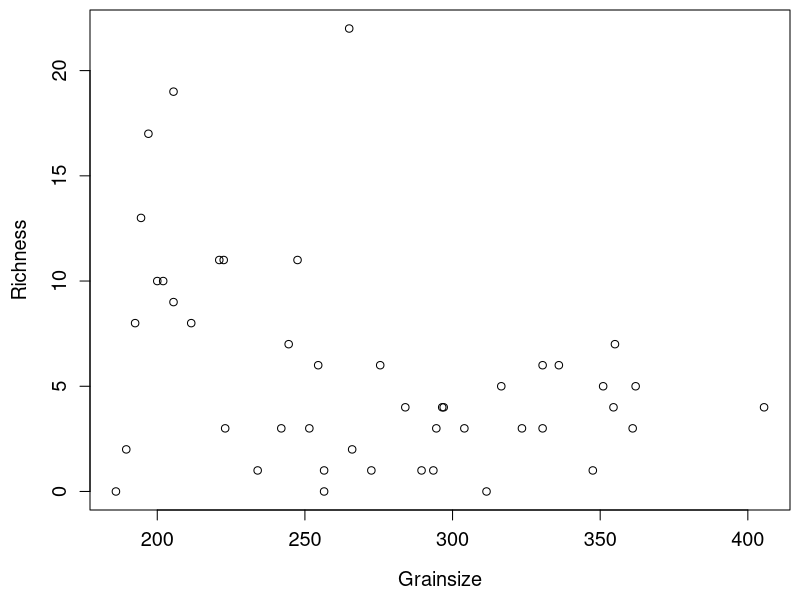
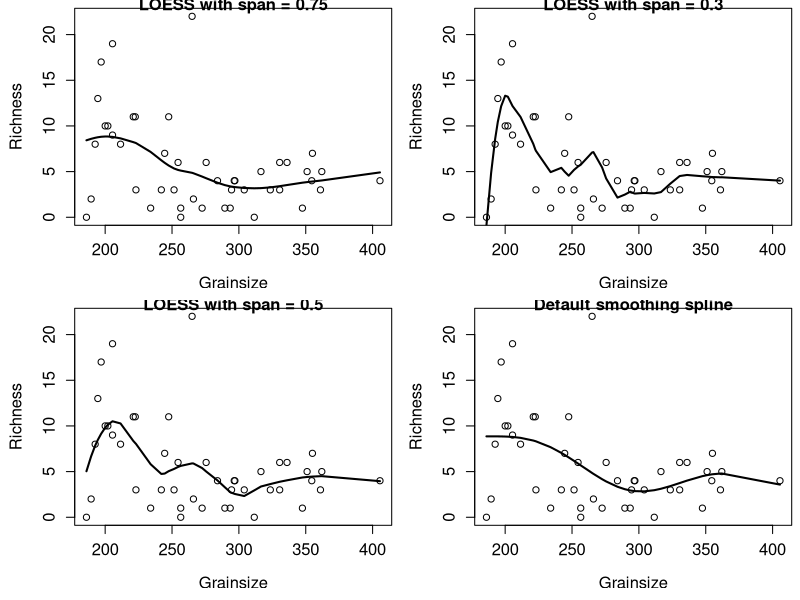
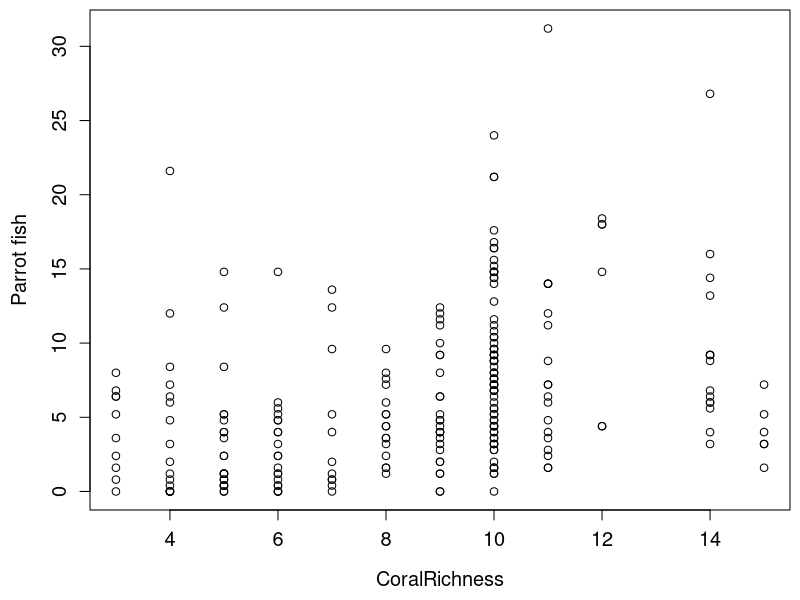
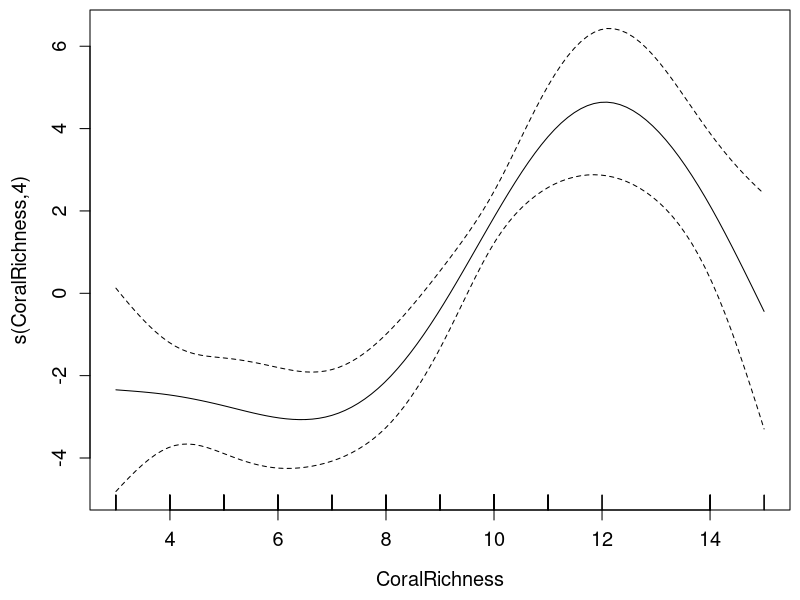
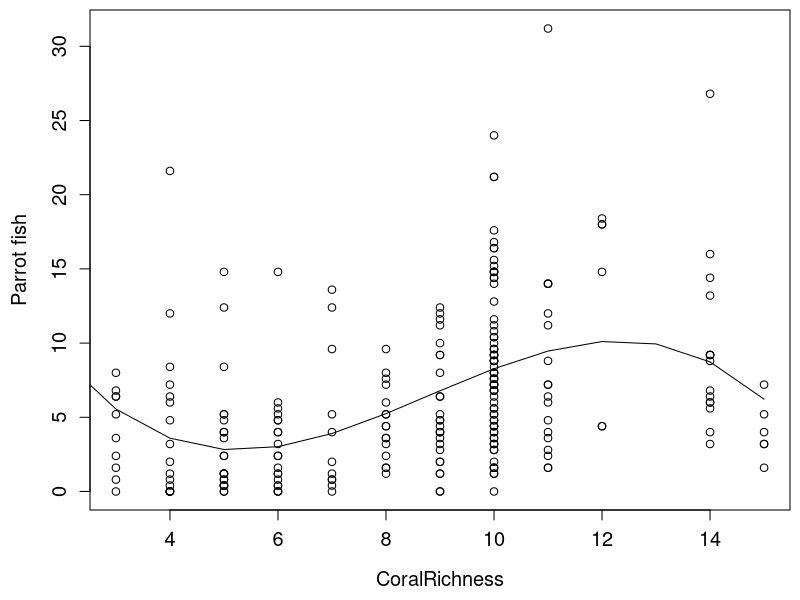
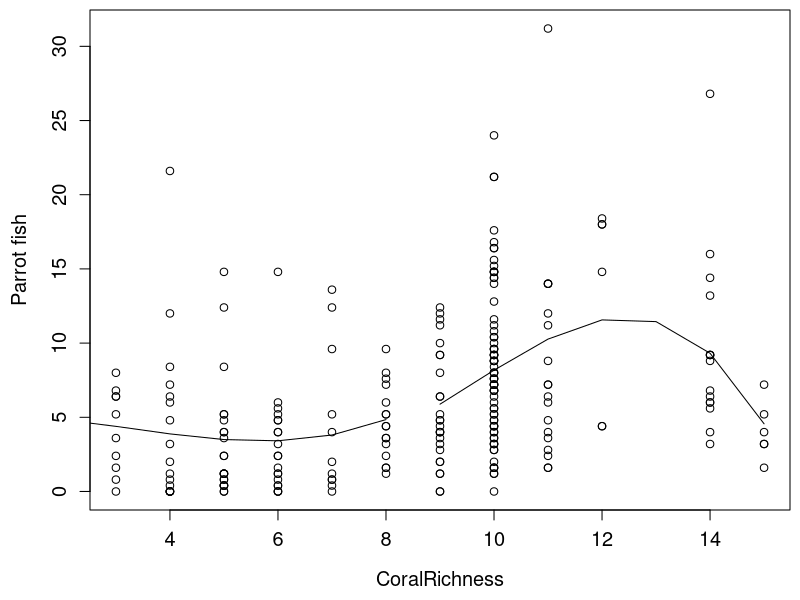
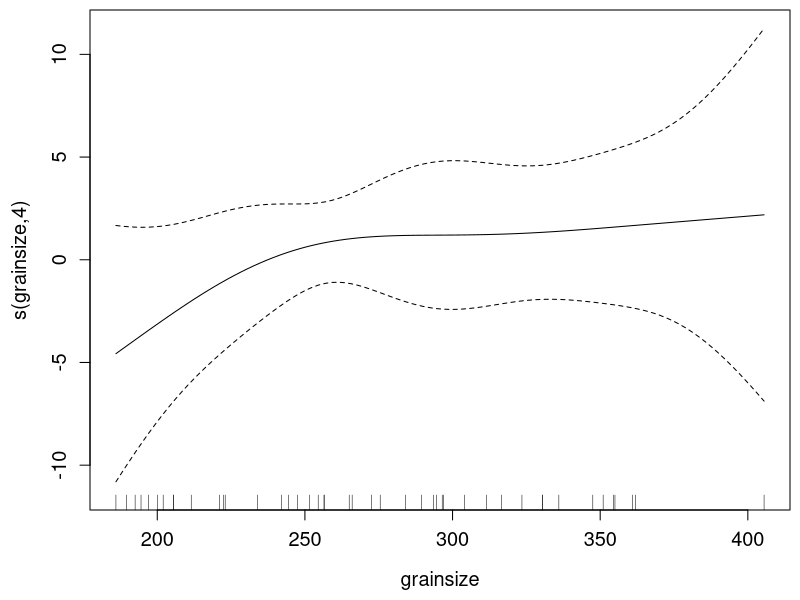
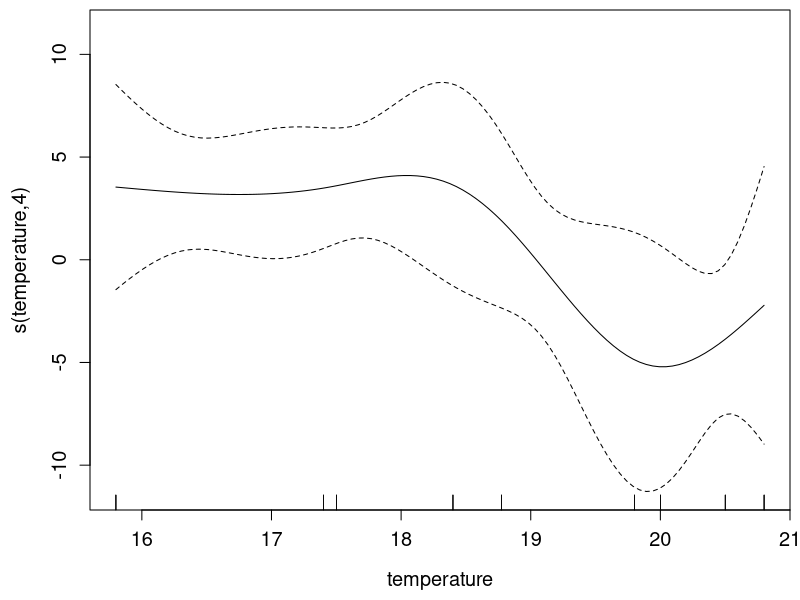

The R source for these figures, in order:
#    R code for: Chapter 7 in:
#    Analysing Ecological Data. (2007). Zuur, Ieno and Smith. Springer, 680p.
#    This file was produced by Alain Zuur (highstat@highstat.com)
#    www.highstat.com

#    This program is free software; you can redistribute it and/or modify
#    it under the terms of the GNU General Public License as published by
#    the Free Software Foundation; either version 2 of the License, or
#    (at your option) any later version.
#
#    This program is distributed in the hope that it will be useful,
#    but WITHOUT ANY WARRANTY; without even the implied warranty of
#    MERCHANTABILITY or FITNESS FOR A PARTICULAR PURPOSE.  See the
#    GNU General Public License for more details.

#    This file was produced by Nelly Chizhikova and Alain Zuur
#    (highstat@highstat.com)



setwd("D:\\applicat\\HighlandStatistics\\Book\\R\\RChapter7\\")


par(mar = c(4.5, 4.5, 0.5, 0.5), cex.lab = 1.2, cex.axis = 1.2)


# Figure 7.1
RIKZ <- read.table(file = "RIKZ.txt", header = TRUE)
RIKZ$Richness <- rowSums(RIKZ[, 2:76] > 0)
plot(RIKZ$grainsize, RIKZ$Richness,
     ylab = "Richness", xlab = "Grainsize")




# Figure 7.3
#This graph is slithgly different compared to the one in
#the book. Not sure if the one in the book is actually correct.
RIKZ <- read.table(file = "RIKZ.txt", header = TRUE)
RIKZ$Richness <- rowSums(RIKZ[, 2:76] > 0)
par(mfrow = c(2, 2))
#A
plot(RIKZ$grainsize, RIKZ$Richness,
     ylab = "Richness", xlab = "Grainsize",
     main = "LOESS with span = 0.75")
M1 <- loess(RIKZ$Richness ~ RIKZ$grainsize, span = 0.75)
F1<-fitted(M1)
I1<-order(RIKZ$grainsize)
lines(RIKZ$grainsize[I1],F1[I1],lwd = 2)

#B
plot(RIKZ$grainsize, RIKZ$Richness,
     ylab = "Richness", xlab = "Grainsize",
     main = "LOESS with span = 0.3")
M2 <- loess(RIKZ$Richness ~ RIKZ$grainsize, span = 0.3)
F2<-fitted(M2)
I2<-order(RIKZ$grainsize)
lines(RIKZ$grainsize[I2],F2[I2],lwd = 2)

#C
plot(RIKZ$grainsize, RIKZ$Richness,
     ylab = "Richness", xlab = "Grainsize",
     main = "LOESS with span = 0.5")
M3 <- loess(RIKZ$Richness ~ RIKZ$grainsize, span = 0.5)
F3 <- fitted(M3)
I3 <- order(RIKZ$grainsize)
lines(RIKZ$grainsize[I3], F3[I3], lwd = 2)

#D
plot(RIKZ$grainsize, RIKZ$Richness,
      ylab = "Richness", xlab = "Grainsize",
      main = "Default smoothing spline")
library(mgcv)
M4 <- gam(Richness ~ s(grainsize, fx=TRUE, k=5), data = RIKZ)
F4 <- fitted(M4)
I4 <- order(RIKZ$grainsize)
lines(RIKZ$grainsize[I4], F4[I4], lwd = 2)

par(mfrow = c(1, 1))



#Figure 7.5
Bahama <- read.table("Bahama.txt", header = T)
Bahama2 <- Bahama[Bahama$Method == 2, ]
library(mgcv)
plot(Bahama2$CoralRichness, Bahama2$Parrot,
     xlab = "CoralRichness", ylab = "Parrot fish")
     
Parrot_admod <- gam(Parrot ~ s(CoralRichness, k = 5, fx = T),
                    data = Bahama2,
                    family = gaussian)
plot(Parrot_admod)

#Numerical output for the Parrot model, page 103
summary(Parrot_admod)




#Figure 7.6 A
Bahama <- read.table("Bahama.txt", header = T)
Bahama2 <- Bahama[Bahama$Method == 2, ]
plot(Bahama2$CoralRichness, Bahama2$Parrot,
     xlab = "CoralRichness", ylab = "Parrot fish")
Parrot_poly <- glm(Parrot ~ poly(CoralRichness, 3),
                   data = Bahama2,
                   family = gaussian)
                   
#Do the prediction
new_CoralRichness <- seq(0, 15, 1)
MyData <- data.frame(CoralRichness = new_CoralRichness)
MyPred <- predict(Parrot_poly, newdata = MyData)
lines(new_CoralRichness,MyPred)



#Figure 7.6B
plot(Bahama2$CoralRichness, Bahama2$Parrot,
     xlab = "CoralRichness", ylab = "Parrot fish")
Parrot_poly <- glm(Parrot ~ poly(CoralRichness, 3),
                   data = Bahama2,
                   family = gaussian,
                   subset = (Bahama2$CoralRichness < 8.5))

#Do the prediction
new_CoralRichness <- seq(0, 8, 1)
MyData <- data.frame(CoralRichness = new_CoralRichness)
MyPred <- predict(Parrot_poly, newdata = MyData)
lines(new_CoralRichness,MyPred)

Parrot_poly <- glm(Parrot ~ poly(CoralRichness, 3),
                   data = Bahama2,
                   family = gaussian,
                   subset = (Bahama2$CoralRichness > 8.5))

#Do the prediction
new_CoralRichness <- seq(9, 15, 1)
MyData <- data.frame(CoralRichness = new_CoralRichness)
MyPred <- predict(Parrot_poly, newdata = MyData)
lines(new_CoralRichness,MyPred)




#      Figure 7.7
RIKZ <- read.table(file = "RIKZ.txt", header = TRUE)
RIKZ$Richness <- rowSums(RIKZ[, 2:76] > 0)
RIKZ$fExposure <- factor(RIKZ$exposure)
library(mgcv)
RIKZ_admod <- gam(Richness ~ fExposure  +
                             s(grainsize, fx = TRUE, k = 5)  +
                             s(temperature, fx = TRUE, k = 5),
                             data = RIKZ,
                             family = gaussian)
plot(RIKZ_admod)

#Table 7.1
summary(RIKZ_admod)$p.table

#All numerical output, page 110
summary(RIKZ_admod)




#Figure 7.8
Bahama <- read.table("Bahama.txt", header = T)
Bahama2 <- Bahama[Bahama$Method == 2, ]
smooth_parrot <- data.frame(CoralRichness = rep(seq(3,15,1),times=6))
smooth_parrot$dftext <- rep(paste(1:6, "df", ""), each = 13)
smooth_parrot$df <- rep(2:7, each = 13)
library(mgcv)
for(i in 2:7) {
  gam_model <- gam(Parrot ~ s(CoralRichness, k = i, fx = T),
                 data = Bahama2,  family = gaussian)
  smooth_parrot$Parrot[smooth_parrot$df == i] <- predict(gam_model,
        newdata = data.frame(CoralRichness =
        smooth_parrot$CoralRichness[smooth_parrot$df == i]))
}

library(lattice)
xyplot(Parrot ~ CoralRichness|dftext, data = smooth_parrot,
       type = "l", xlab = "Coral richness", ylab = "Parrotfish",
       col=1)





#Figure 7.9
Bahama <- read.table("Bahama.txt", header = T)
Bahama2 <- Bahama[Bahama$Method == 2, ]
smooth_CV <- matrix(nrow = 9)
library(mgcv)
for(i in 3:11) {
      gam_model <- gam(Parrot ~ s(CoralRichness, k = i, fx = T),
                 data = Bahama2,
                 family = gaussian)
      smooth_CV[i-2] <- gam_model$gcv.ubre
}
plot(2:10, smooth_CV, type = "l",
     xlab = "Degrees of freedom", ylab = "CV")




#Figure 7.10 A
Squid <- read.table("Squid.txt", header = T)
library(mgcv)
GSI_admod.4 <- gam(GSI ~ s(MONTH, k = 5, fx = T) + factor(YEAR) +
                         factor(Location) + factor(Sex),
                         data = Squid,
                         family = gaussian(link = identity))
plot(GSI_admod.4)



#Figure 7.10 B
Squid <- read.table("Squid.txt", header = T)
library(mgcv)
GSI_admod <- gam(GSI ~ s(MONTH) + factor(YEAR) + factor(Location) +
                       factor(Sex), data = Squid,
                       family = gaussian(link = identity))
plot(GSI_admod)




#compare models with different degress of freedom, page 116
Squid <- read.table("Squid.txt", header = T)
library(mgcv)
GSI_admod.4 <- gam(GSI ~ s(MONTH, k = 5, fx = T) + factor(YEAR) +
                         factor(Location) + factor(Sex),
                         data = Squid,
                         family = gaussian(link = identity))
GSI_admod <- gam(GSI ~ s(MONTH) + factor(YEAR) +
                       factor(Location) + factor(Sex),
                       data = Squid,
                       family = gaussian(link = identity))
anova(GSI_admod, GSI_admod.4, test = "F")


summary(GSI_admod)




#       Figure 7.11
Squid <- read.table("Squid.txt", header = T)
library(mgcv)
GSI_admod <- gam(GSI ~ s(MONTH) + factor(YEAR) +
                       factor(Location) + factor(Sex),
                       data = Squid,
                       family = gaussian(link = identity))
#A
plot(predict(GSI_admod), Squid$GSI, xlab = "Fitted values",
     ylab = "Observed values")

#B
plot(predict(GSI_admod), residuals(GSI_admod),
     xlab = "Fitted values", ylab = "Residuals")

#C
par(mar = c(4.5, 4.5, 2.5, 0.5))
qqnorm(residuals(GSI_admod))
qqline(residuals(GSI_admod))
#Not sure what goes on with this figure in the book.

#D
par(mar = c(4.5, 4.5, 2.5, 0.5))
hist(residuals(GSI_admod), main = "Histogram of residuals",
     xlab = "Classes", ylab = "Frequency")

#E
par(mar = c(4.5, 4.5, 0.5, 0.5))
plot(GSI_admod$hat, xlab = "Observations", ylab = "Hat values")




#       Figure 7.12
Squid <- read.table("Squid.txt", header = T)
library(mgcv)
GSI_admod <- gam(GSI ~ s(MONTH) + factor(YEAR) +
                      factor(Location) + factor(Sex),
                      data = Squid,
                      family = gaussian(link = identity))
par(mfrow = c(2, 2))
# A
boxplot(residuals(GSI_admod) ~ Sex, data = Squid,
        names = c("Male", "Female"), xlab = "Sex",
        ylab = "Residuals")
#B
boxplot(residuals(GSI_admod) ~ YEAR, data = Squid,
         xlab = "Year", ylab = "Residuals")
#C
boxplot(residuals(GSI_admod) ~ Location, data = Squid,
         xlab = "Location", ylab = "Residuals")
#D ver. 2, like in the book
plot(residuals(GSI_admod) ~ MONTH, data = Squid,
         xlab = "Month", ylab = "Residuals")
par(mfrow = c(1, 1))





#       Figure 7.13
RIKZ <- read.table(file = "RIKZ.txt", header = TRUE)
RIKZ$Richness <- rowSums(RIKZ[, 2:76] > 0)
library(mgcv)
RIKZ_admod <- gam(Richness ~ factor(exposure)  +
                             s(temperature, fx = TRUE, k = 5),
                             data = RIKZ,
                             family = poisson(link = log))
plot(RIKZ_admod)
#model output, page 121
summary(RIKZ_admod)$p.table



#Quasi-Poisson model to inspect overdispersion, 
#page 121 ('scale' parameter in output)
RIKZ <- read.table(file = "RIKZ.txt", header = TRUE)
RIKZ$Richness <- rowSums(RIKZ[, 2:76] > 0)
library(mgcv)
RIKZ_admod <- gam(Richness ~ factor(exposure)  +
                             s(temperature, fx = TRUE, k = 5),
                             data = RIKZ,
                             family = quasipoisson(link = log))
summary(RIKZ_admod)





#      Figure 7.14
Squid <- read.table("Squid.txt", header = T)
library(mgcv)

Squid$IntGSI <- round(Squid$GSI)
#The text in the book should have mentioned that we used rounded density
#data in the Poisson GLM on page 122. Note that GSI is a density.
#In order to apply a Poisson GLM, you need to round it.
#A better approach is to model the counts with the ln(denominator) as an
#offset variable. However, the denominator that was used to calculate the
#GSI density values are not available.
#In a quasi-Poisson, some argue that only the mean-variance relationship
#is modelled, hence no Poisson distribution is assumed, and therefore there
#is no need for rounding the response variable. But there are not many
#references for this.

GSI_admod <- gam(IntGSI ~ s(MONTH) + factor(YEAR) +
                       factor(Location) + factor(Sex),
                       data = Squid,
                       family = poisson)
summary(GSI_admod)

GSI_admod <- gam(IntGSI ~ s(MONTH) + factor(YEAR) +
                       factor(Location) + factor(Sex),
                       data = Squid,
                       family = quasipoisson)
summary(GSI_admod)


plot(GSI_admod)



par(mfrow = c(2, 2))
# A
boxplot(residuals(GSI_admod) ~ Sex, data = Squid,
        names = c("Male", "Female"), xlab = "Sex",
        ylab = "Residuals")
#B
boxplot(residuals(GSI_admod) ~ YEAR, data = Squid,
         xlab = "Year", ylab = "Residuals")
#C
boxplot(residuals(GSI_admod) ~ Location, data = Squid,
         xlab = "Location", ylab = "Residuals")
#D
plot(residuals(GSI_admod) ~ MONTH, data = Squid,
         xlab = "Month", ylab = "Residuals")
par(mfrow = c(1, 1))

